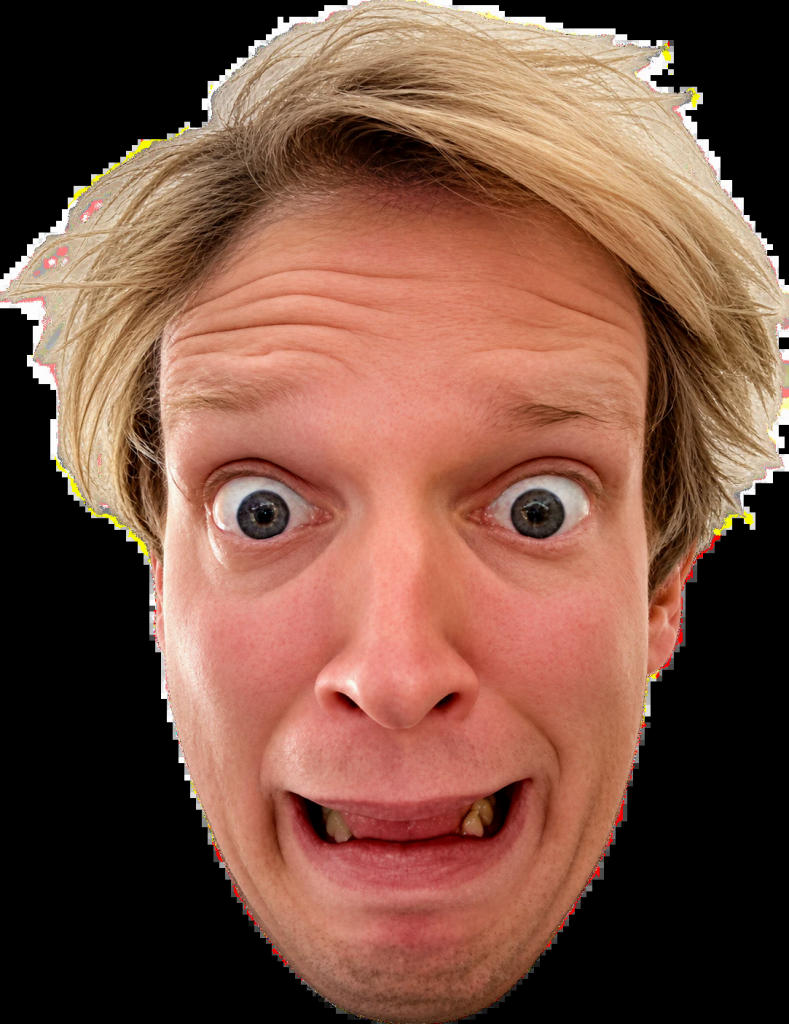
#> input picture assets/trip/face.png, 789 x 1024 px
$ python -i trip_assets.py   (imports and definitions only)
#> lines starting #> are read from the running program, lines starting #| are printed output that depends on the picture; after the words box and inside, x2 and y2 are one past the last pixel; in counts of white or black regions, pixels touching at a corner belong together
#> further down, picture is the input picture: shape (1024, 789, 3); mean B, G, R 66.7, 82.4, 122.2
#!/usr/bin/env python3
"""Bildmaterial für den Waldtresen / die psychedelische Reise (Taste 2 im Thema Power of the Green).

    .venv/bin/python scripts/trip_assets.py beings WESEN.png        -> assets/trip/beings.png  (Raster 5x4 -> 20 Zellen à 256 px, RGBA)
    .venv/bin/python scripts/trip_assets.py symbols BOGEN.png       -> assets/trip/symbols.png (Atlas 8x5 à 128 px, RGBA)
    .venv/bin/python scripts/trip_assets.py texture NAME BILD.png   -> assets/trip/tex_NAME.png (1024 breit)
    .venv/bin/python scripts/trip_assets.py bar BILD.png            -> assets/trip/bar.png (max. 1920 breit)
    .venv/bin/python scripts/trip_assets.py atlas AUS.png BOGEN.png SPALTEN REIHEN ZELLE [SPLIT]   (beliebiger Bogen, z. B. Moorsee)
    .venv/bin/python scripts/trip_assets.py plate AUS.png BILD.png  (Vollbild, max. 1920 breit)
    .venv/bin/python scripts/trip_assets.py grid AUS.png BOGEN.png SPALTEN REIHEN ZELLE [SPLIT]    (Bogen mit Raster, Reihenfolge bleibt; Auge des Waldes)
    .venv/bin/python scripts/trip_assets.py slice AUS.png BOGEN.png SPALTEN REIHEN ZELLE          (gleich große Zellen schneiden, Fußpunkt unten; Animationen)
Wesen-Bogen: 5 Spalten x 4 Reihen auf Schwarz, jede Zelle wird einzeln freigestellt (gefüllte Fläche).
Symbol-Bogen: viele kleine Objekte auf Schwarz, Zusammenhangskomponenten, größte zuerst.
Braucht numpy, pygame, scipy (nur zum Erzeugen).
"""
from __future__ import annotations

import os
import sys

import numpy as np
import pygame
from scipy import ndimage

sys.path.insert(0, os.path.dirname(os.path.abspath(__file__)))
from taxi_sprites import derive_alpha, save_rgba  # noqa: E402

OUT = "assets/trip"


# [124 lines left out: functions fit_cell, place, _components, beings, grid, slice_sheet, not called in this run]


def fill_alpha(rgb: np.ndarray, thr: int = 3, close: int = 6) -> np.ndarray:
    """Alpha als gefüllte Silhouette auf reinem Schwarz: alles > thr ist Objekt, Lücken (schwarzes Haar, dunkle Lippen)
    werden geschlossen und gefüllt, damit dunkle Teile innerhalb der Figur nicht durchsichtig werden."""
#> called with thr = 3, close = 6
    lum = rgb.astype(int).max(axis=2)
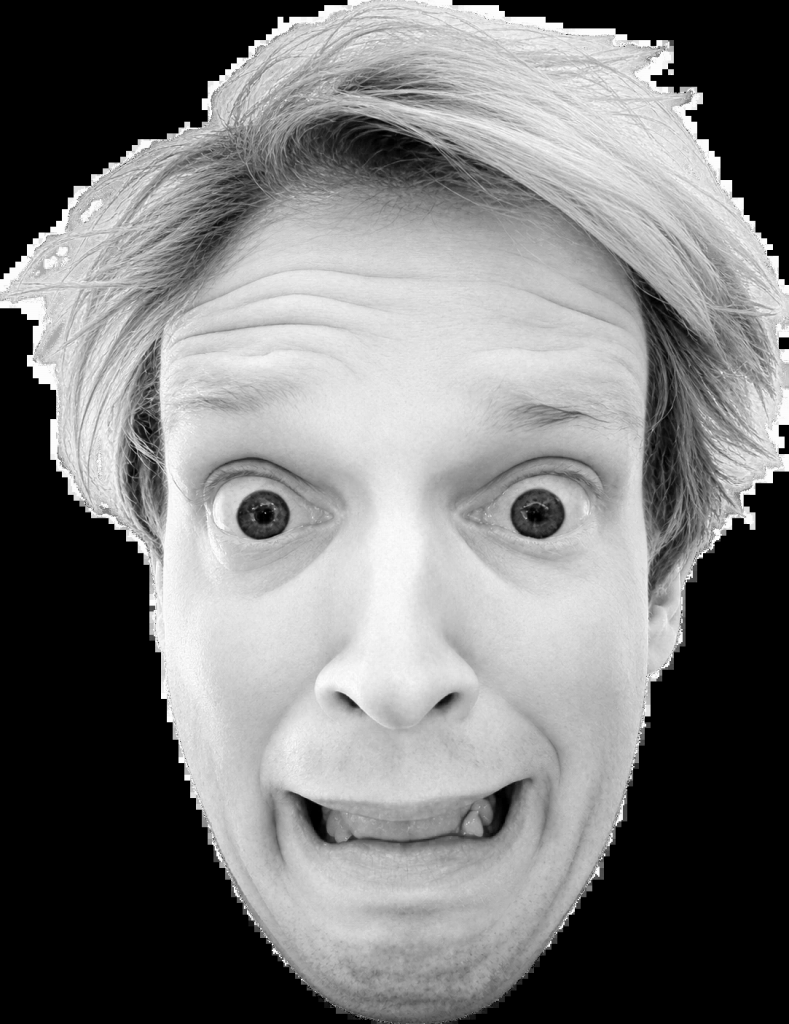
#> lum: shape (1024, 789) int64; min 0, max 253, mean 122.3
    m = lum > thr
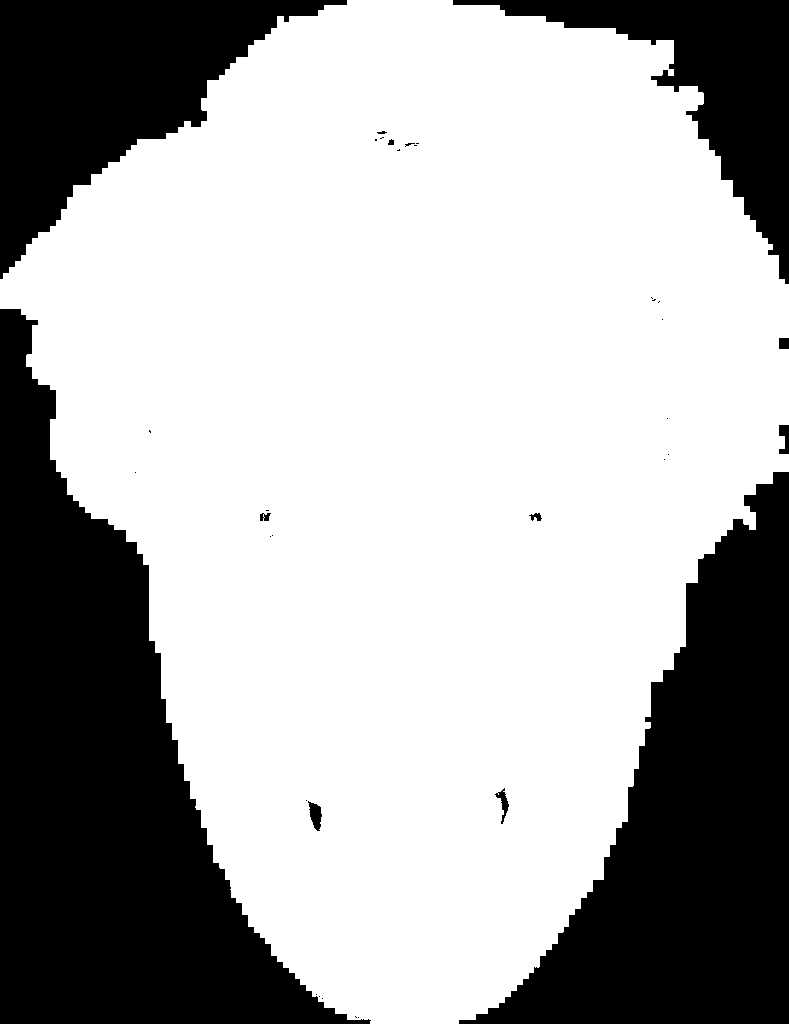
#> m: shape (1024, 789) bool; 67.3% white; 36 black regions (24 under 20 px), largest, box (x1, y1, x2, y2) and area: (0, 309, 371, 1024) 111645, (459, 472, 789, 1024) 83625, (0, 0, 347, 279) 42153
    m = ndimage.binary_closing(m, iterations=close)
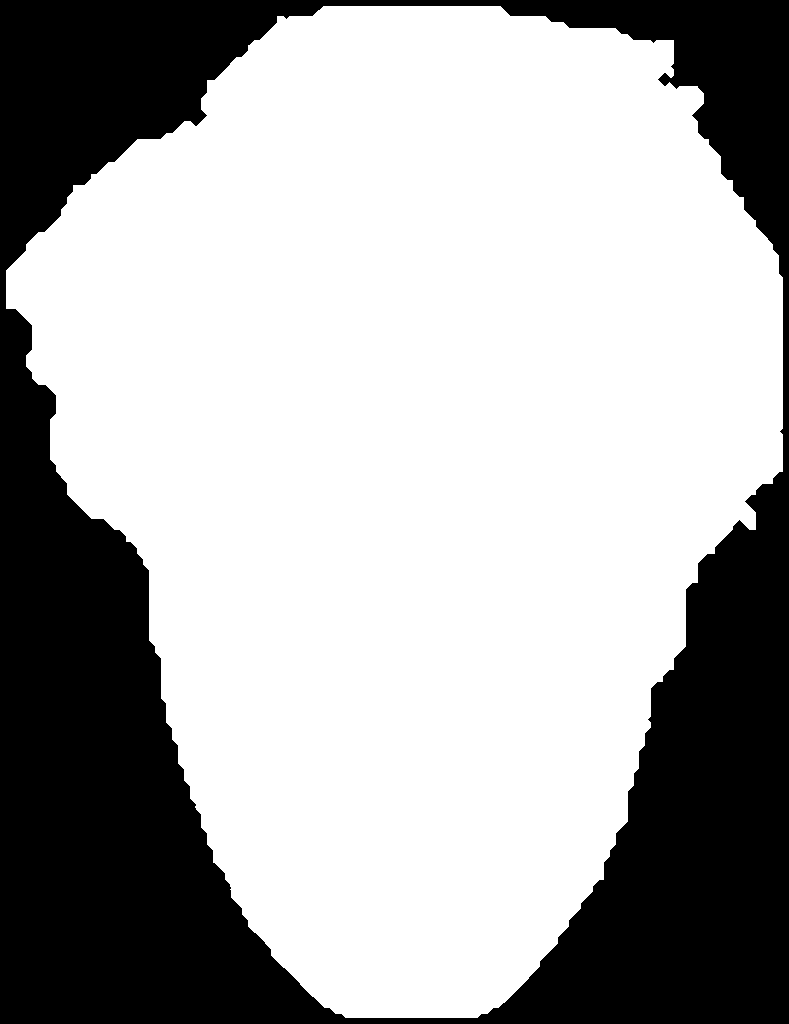
#> m: shape (1024, 789) bool; 67.4% white; 1 black region, box (x1, y1, x2, y2) and area: (0, 0, 789, 1024) 263684
    m = ndimage.binary_fill_holes(m)
    m = ndimage.binary_opening(m, iterations=1)
#> m: shape (1024, 789) bool; 67.4% white; 1 black region, box (x1, y1, x2, y2) and area: (0, 0, 789, 1024) 263707
    al = ndimage.gaussian_filter(m.astype(np.float32), 0.8)
    return (np.clip(al, 0.0, 1.0) * 255).astype(np.uint8)


# [129 lines left out: functions cut_sheet, symbols, atlas, plate, texture, bar and 1 more, not called in this run]


# [2 lines not run here, left out]

>>> import cv2
>>> picture = cv2.imread('../assets/trip/face.png')
>>> result = fill_alpha(picture)

$ run again, on assets/trip/tex_canopy.png
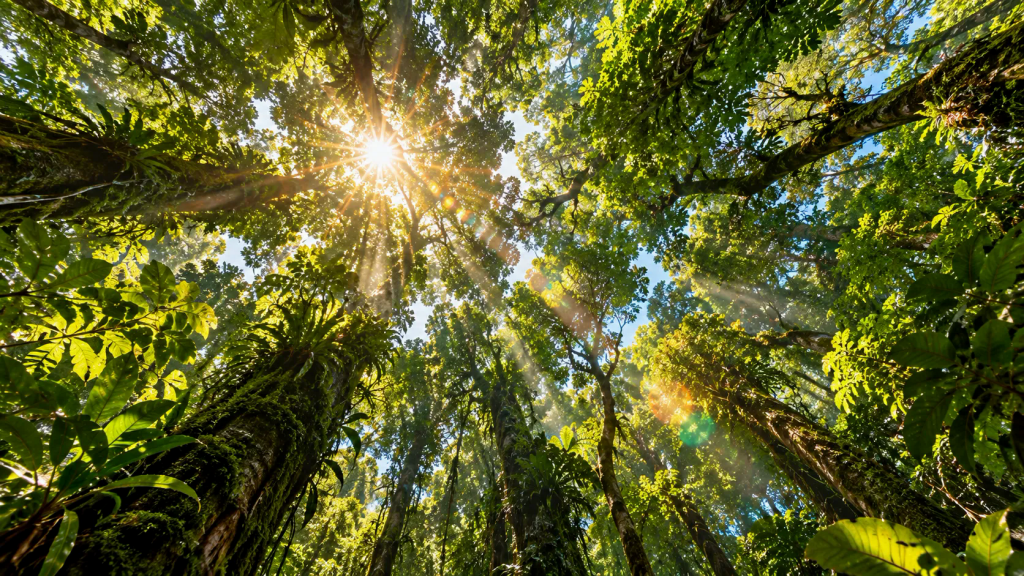
#> input picture assets/trip/tex_canopy.png, 1024 x 576 px
#> picture is the input picture: shape (576, 1024, 3); mean B, G, R 41, 95.8, 92.5
#> in fill_alpha, `lum = rgb.astype(int).max(axis=2)`:
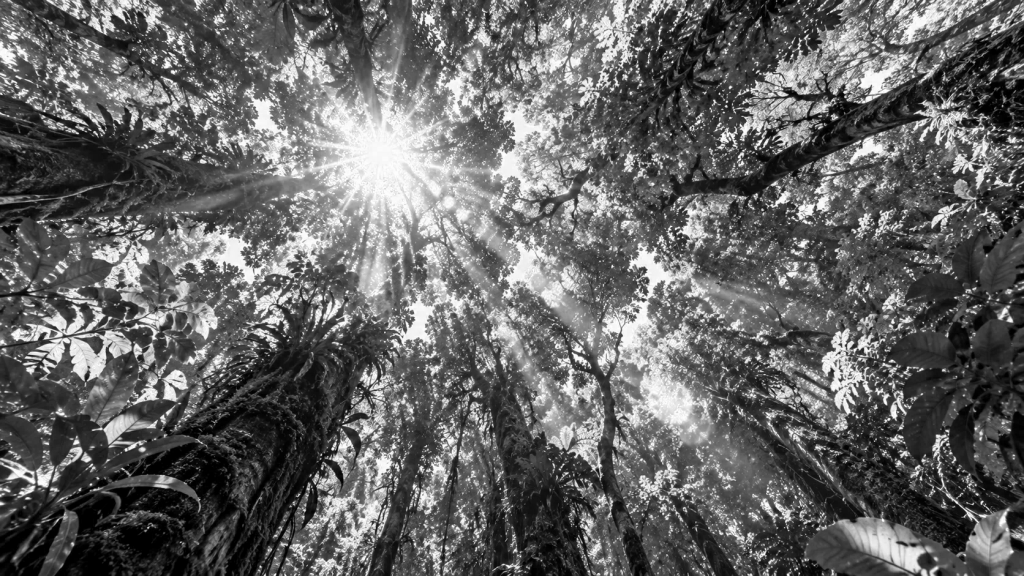
#> lum: shape (576, 1024) int64; min 0, max 253, mean 100.4
#> in fill_alpha, `m = ndimage.binary_fill_holes(m)`:
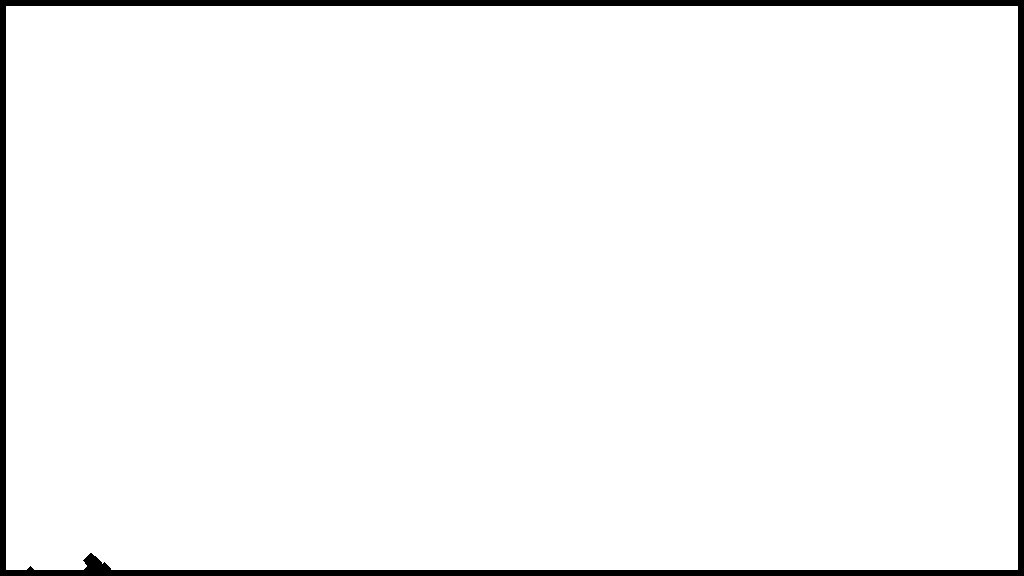
#> m: shape (576, 1024) bool; 96.7% white; 1 black region, box (x1, y1, x2, y2) and area: (0, 0, 1024, 576) 19345

$ run again, on assets/trip/tex_frog.png
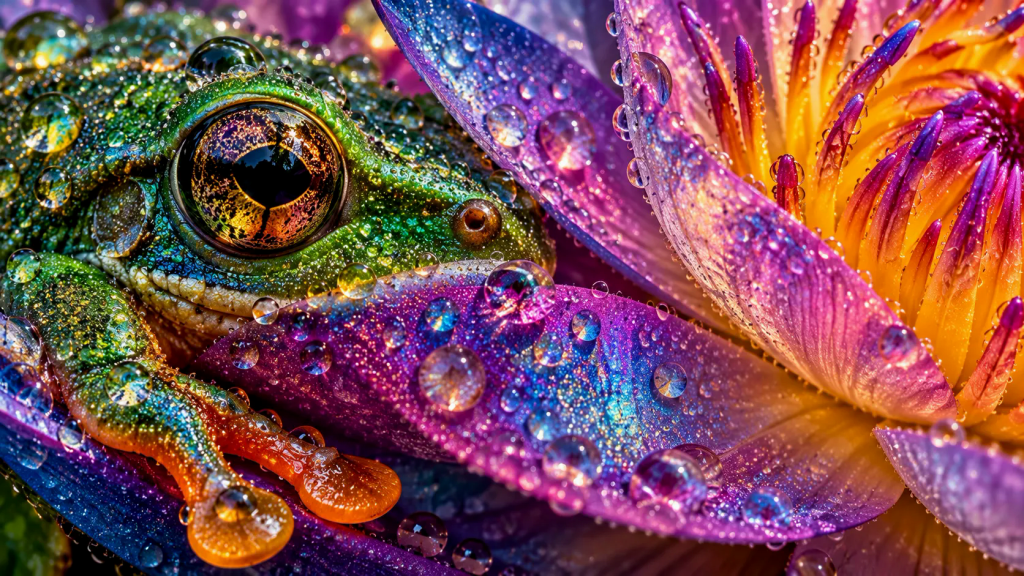
#> input picture assets/trip/tex_frog.png, 1024 x 576 px
#> picture is the input picture: shape (576, 1024, 3); mean B, G, R 83.1, 75.8, 127.6
#> in fill_alpha, `lum = rgb.astype(int).max(axis=2)`:
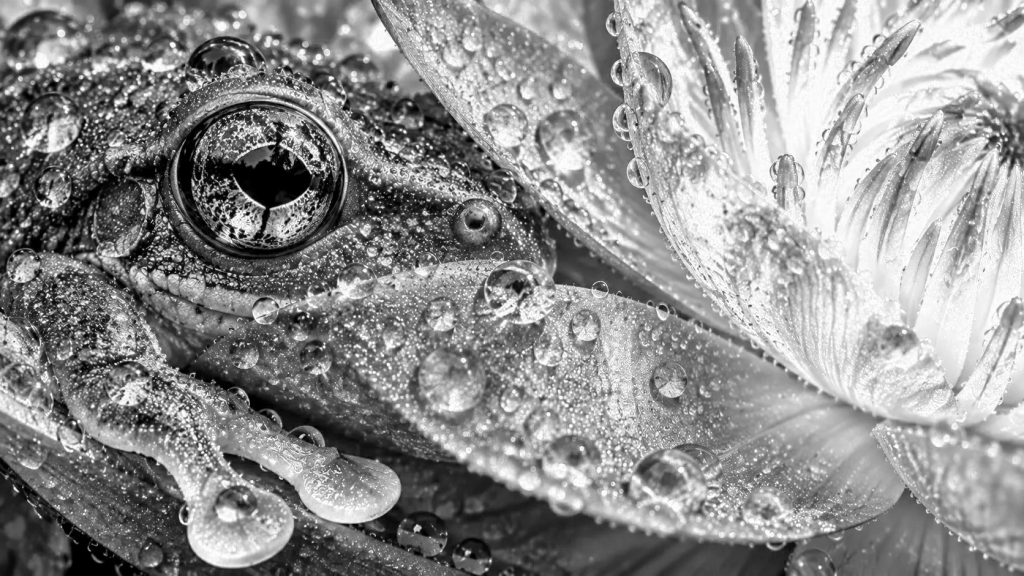
#> lum: shape (576, 1024) int64; min 0, max 253, mean 142.8
#> in fill_alpha, `m = ndimage.binary_fill_holes(m)`:
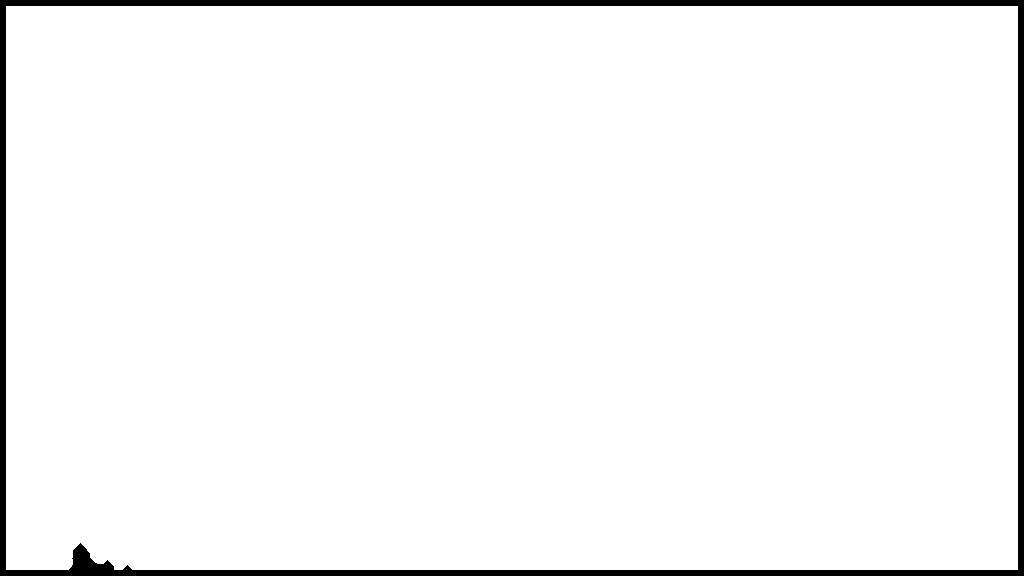
#> m: shape (576, 1024) bool; 96.7% white; 1 black region, box (x1, y1, x2, y2) and area: (0, 0, 1024, 576) 19655
